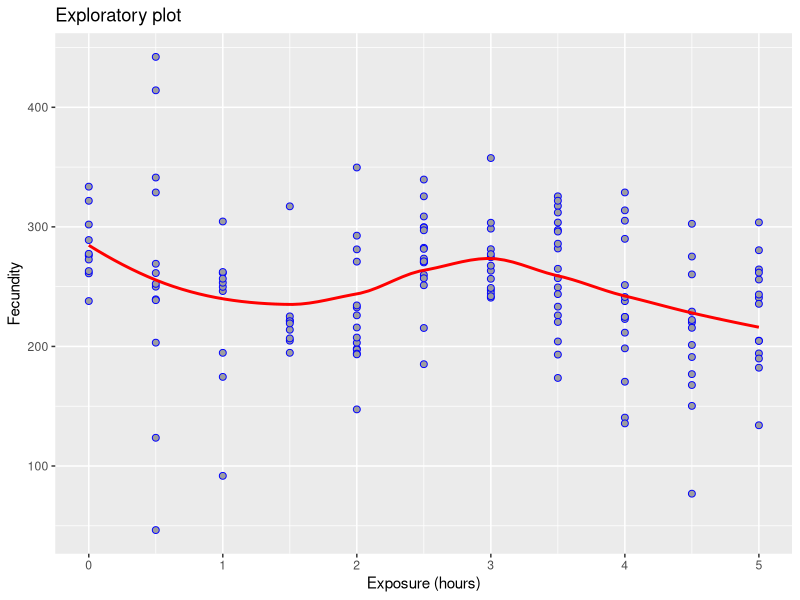
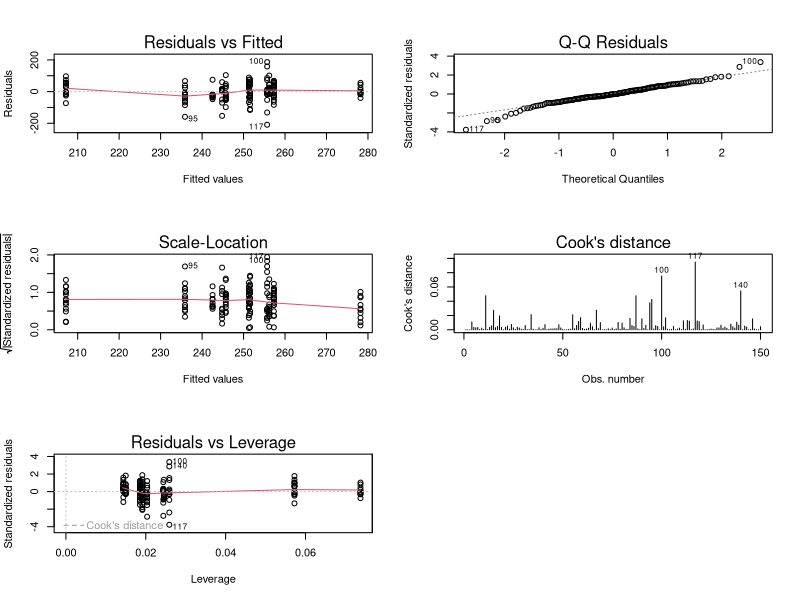
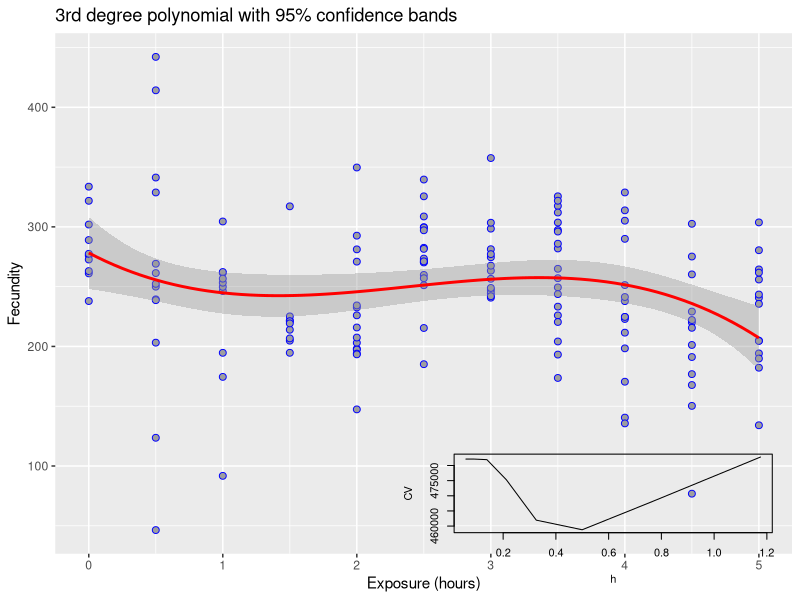
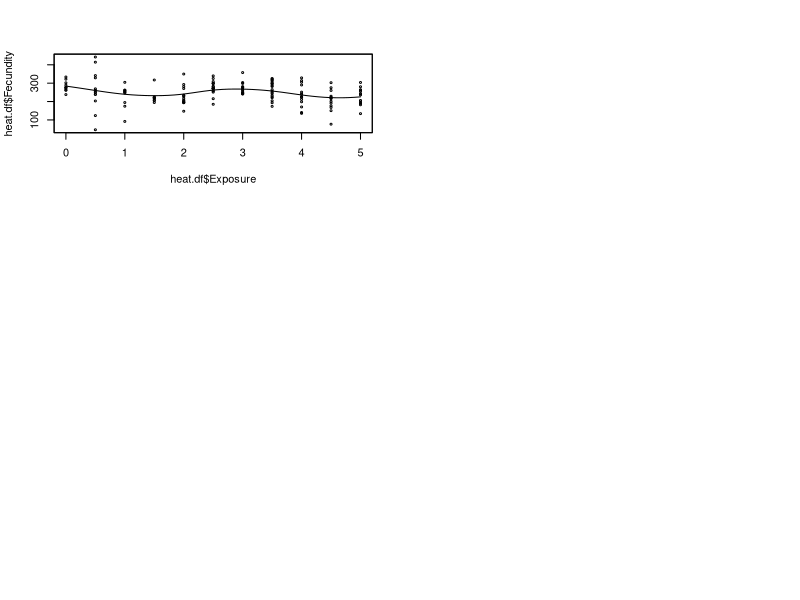
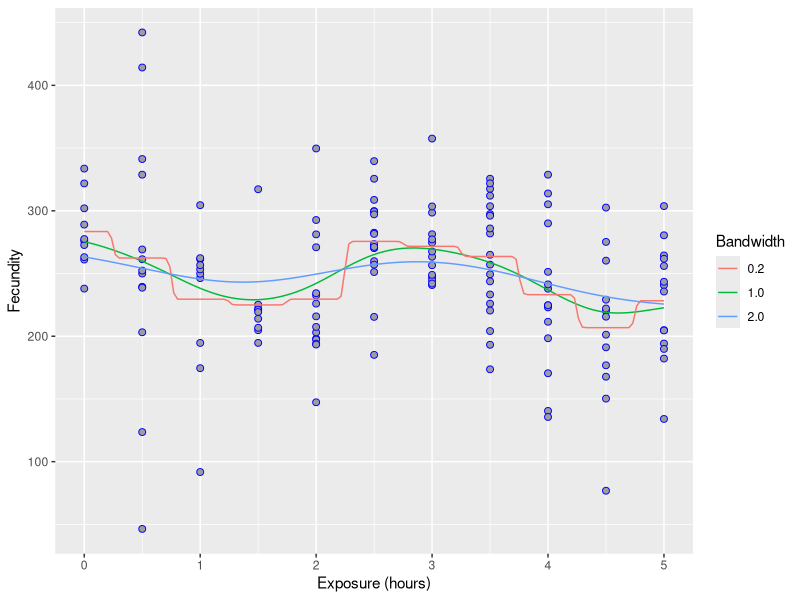
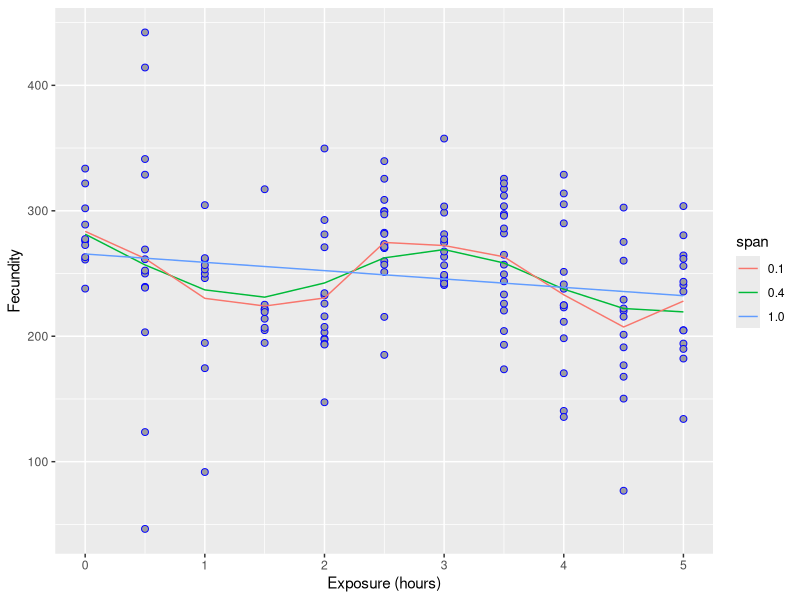
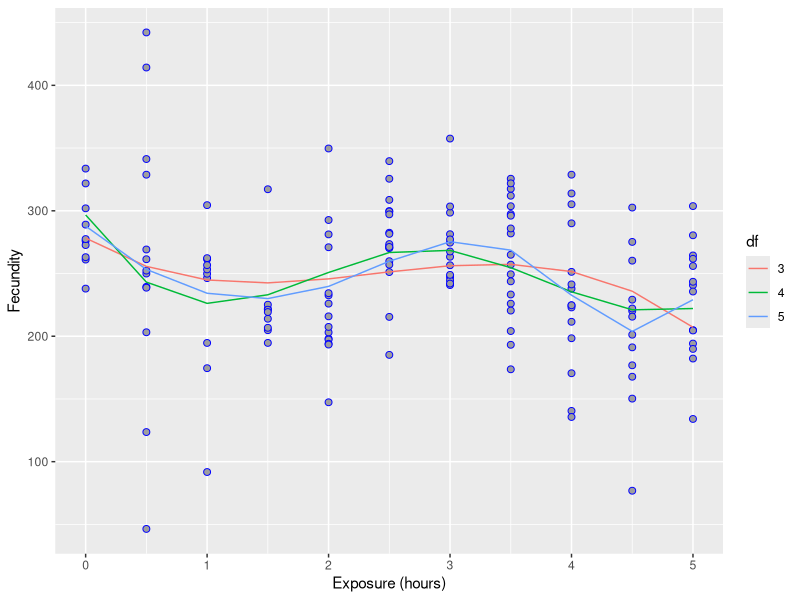
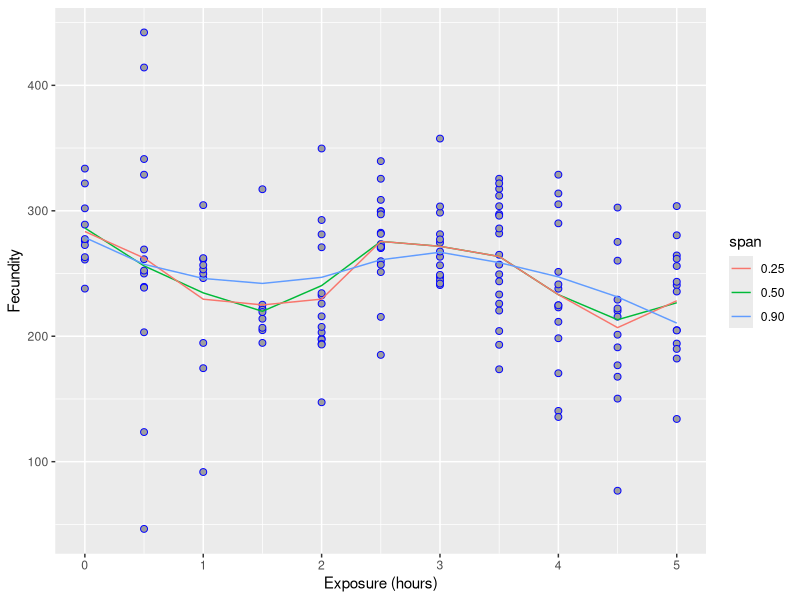

Reproduce these figures in R, in order.
set.seed(1)
x<-runif(10, min = 0, max = 1)
options(digits = 3, show.signif.stars = T)
heat.df<-read.table("heat.txt", header = T)
library(ggplot2)
ggplot(heat.df, aes(Exposure, Fecundity))+
  geom_point(colour = "blue", shape = 21, size = 2, alpha = 1, fill = 8)+
  geom_smooth(se = FALSE, colour = "red")+
  labs(title = "Exploratory plot", x="Exposure (hours)", y="Fecundity")
heat<-lm(Fecundity~ poly(Exposure, 3, raw = FALSE), data = heat.df)
summary(heat)
pheat<-predict(heat)
par(mfrow=c(3,2))
plot(heat, which = 1:5)
shapiro.test(heat$residuals)
sort(cooks.distance(heat))
pf(0.095, 2, 148)
pf(0.075, 2, 148)
pf(0.054, 2, 148)
ggplot(heat.df, aes(Exposure, Fecundity))+
  geom_point(colour = "blue", shape = 21, size = 2, alpha = 1, fill = 8)+
  geom_smooth(method = "lm", formula = y ~ poly(x, 3), colour = "red")+
  labs(title = "3rd degree polynomial with 95% confidence bands", x="Exposure (hours)", y="Fecundity")
#Kernel estimators 
library(sm)
library(splines)
library(splines2)
hm<-hcv(heat.df$Exposure, heat.df$Fecundity, display = "lines")
sm.regression(heat.df$Exposure, heat.df$Fecundity, h=hm)
fit1<-ksmooth(heat.df$Exposure, heat.df$Fecundity, bandwidth = 1.0, kernel = "normal")
fit2<-ksmooth(heat.df$Exposure, heat.df$Fecundity, bandwidth = 0.2, kernel = "normal")
fit3<-ksmooth(heat.df$Exposure, heat.df$Fecundity, bandwidth = 2.0, kernel = "normal")
x<-fit1$x
kernfit1<-fit1$y
kernfit2<-fit2$y
kernfit3<-fit3$y
kernreg<-data.frame(x, kernfit1, kernfit2, kernfit3)
ggplot(heat.df, aes(Exposure, Fecundity))+
  geom_point(colour = "blue", shape = 21, size = 2, alpha = 1, fill = 8)+
  geom_line(kernreg, mapping=aes(x=x, y=kernfit1, colour = "1.0"))+
  geom_line(kernreg, mapping=aes(x=x, y=kernfit2, colour = "0.2"))+
  geom_line(kernreg, mapping=aes(x=x, y=kernfit3, colour = "2.0"))+
  labs(x= "Exposure (hours)", y="Fecundity", colour = "Bandwidth")
#Smoothing splines
spline<-smooth.spline(heat.df$Exposure, heat.df$Fecundity)
fits1<-smooth.spline(heat.df$Exposure, heat.df$Fecundity, spar = 0.4)
fits2<-smooth.spline(heat.df$Exposure, heat.df$Fecundity, spar = 0.1)
fits3<-smooth.spline(heat.df$Exposure, heat.df$Fecundity, spar = 1.0)
xs<-fits1$x
smoothfits1<-fits1$y
smoothfits2<-fits2$y
smoothfits3<-fits3$y
splinedata<-data.frame(xs, smoothfits1, smoothfits2, smoothfits3)
ggplot(heat.df, aes(Exposure, Fecundity))+
  geom_point(colour = "blue", shape = 21, size = 2, alpha = 1, fill = 8)+
  geom_line(splinedata, mapping=aes(x=xs, y=smoothfits1, colour = "0.4"))+
  geom_line(splinedata, mapping=aes(x=xs, y=smoothfits2, colour = "0.1"))+
  geom_line(splinedata, mapping=aes(x=xs, y=smoothfits3, colour = "1.0"))+
  labs(x= "Exposure (hours)", y="Fecundity", colour = "span")
#B-spline
bsp<-lm(heat.df$Fecundity~bs(heat.df$Exposure))
bsp1<-lm(heat.df$Fecundity~bs(heat.df$Exposure, df = 3))
bsp2<-lm(heat.df$Fecundity~bs(heat.df$Exposure, df = 4))
bsp3<-lm(heat.df$Fecundity~bs(heat.df$Exposure, df = 5))
by1<-predict(bsp1)
by2<-predict(bsp2)
by3<-predict(bsp3)
bsplinedata<-data.frame(by1, by2, by3)
ggplot(heat.df, aes(Exposure, Fecundity))+
  geom_point(colour = "blue", shape = 21, size = 2, alpha = 1, fill = 8)+
  geom_line(data = bsplinedata, mapping = aes(x=heat.df$Exposure, y=by1, colour = "3"))+
  geom_line(data = bsplinedata, mapping = aes(x=heat.df$Exposure, y=by2, colour = "4"))+
  geom_line(data = bsplinedata, mapping = aes(x=heat.df$Exposure, y=by3, colour = "5"))+
  labs(x= "Exposure (hours)", y="Fecundity", colour = "df")
#Loess
ls<-loess(heat.df$Fecundity~heat.df$Exposure)
ls1<-loess(heat.df$Fecundity~heat.df$Exposure, normalize = TRUE, span = 0.50)
ls2<-loess(heat.df$Fecundity~heat.df$Exposure, normalize = TRUE, span = 0.25)
ls3<-loess(heat.df$Fecundity~heat.df$Exposure, normalize = TRUE, span = 0.90)
loessdata<-data.frame(heat.df$Exposure, ls1$fitted, ls2$fitted, ls3$fitted)
ggplot(heat.df, aes(Exposure, Fecundity))+
  geom_point(colour = "blue", shape = 21, size = 2, alpha = 1, fill = 8)+
  geom_line(data = loessdata, mapping = aes(x=heat.df$Exposure, y=ls1.fitted, colour = "0.50"))+
  geom_line(data = loessdata, mapping = aes(x=heat.df$Exposure, y=ls2.fitted, colour = "0.25"))+
  geom_line(data = loessdata, mapping = aes(x=heat.df$Exposure, y=ls3.fitted, colour = "0.90"))+
  labs(x= "Exposure (hours)", y="Fecundity", colour = "span")

allfits<-data.frame(kernfit1, by1, ls3$fitted, pheat)
ggplot(heat.df, aes(Exposure, Fecundity))+
  geom_point(colour = "blue", shape = 21, size = 2, alpha = 1, fill = 8)+
  geom_line(data = allfits, mapping = aes(x=x, y=kernfit1, colour = "Kernel regression"))+
  geom_line(data = allfits, mapping = aes(x=heat.df$Exposure, y=by1, colour = "B-spline regression"))+
  geom_line(data = allfits, mapping = aes(x=heat.df$Exposure, y=ls3$fitted, colour = "Loess regression"))+
  geom_line(data = allfits, mapping = aes(x=heat.df$Exposure, y=pheat, colour = "3rd degree polynomial"))+
  labs(x= "Exposure (hours)", y="Fecundity", colour = "Various types of fittted curves")
